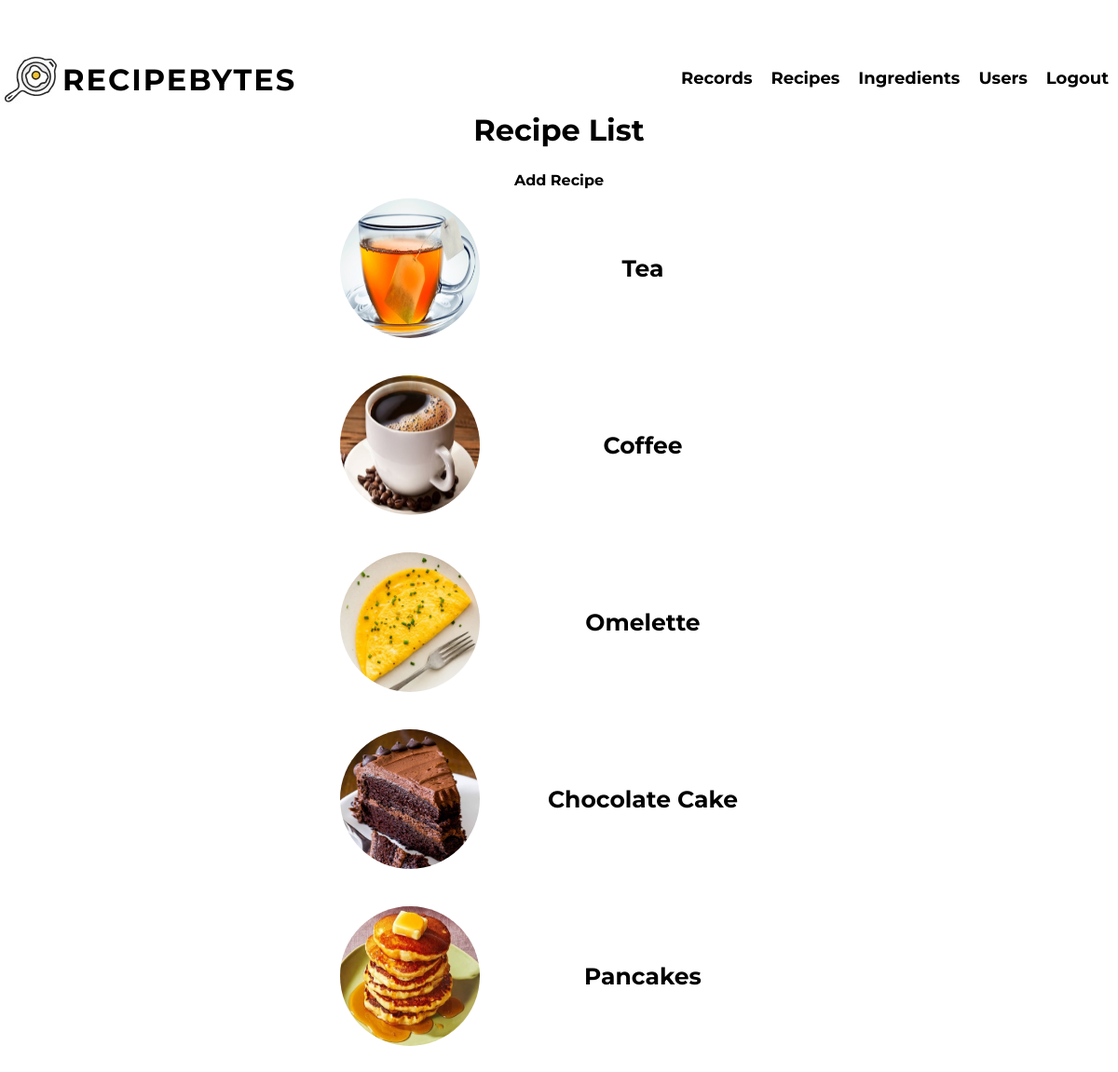
Page /recipes/ (signed in) on the committed database.
### recipes/models.py (models this page shows, shortened)
class Recipe(models.Model):
    name=models.CharField(max_length=120)
    ingredients=models.ManyToManyField(Ingredient)
    cooking_time=models.PositiveIntegerField(help_text='in minutes')
    difficulty= models.CharField(max_length=12, choices=difficulty_choices, default='easy')
    pic=models.ImageField(upload_to='recipes', default='no_picture.jpg')
    def get_absolute_url(self):
        return reverse ('recipes:detail', kwargs={'pk': self.pk})

### recipes/views.py (the view)
# urls.py: path('recipes/', RecipeListView.as_view(), name='list'),
class RecipeListView(LoginRequiredMixin, ListView):
   model = Recipe
   template_name = 'recipes/list.html'

### recipes/templates/recipes/list.html (shortened to what this page needs)
{% load static %}
<!DOCTYPE html>
<html>
  <link rel="stylesheet" href="{% static 'recipes/css/list.css' %}" />
  <div class="recipes">
    <div class="header">
      <a href="{% url 'recipes:home' %}" class="header_logo">
        <img src="{% static 'recipes/images/icon.jpg' %}" alt="logo" />
        RECIPEBYTES</a
      >
      <nav>
        <a href="{% url 'recipes:records' %}">
          <div class="header_option" href="">Records</div>
        </a>
        <a href="{% url 'recipes:list' %}">
          <div class="header_option" href="">Recipes</div>
        </a>
        <a href="{% url 'ingredients:list' %}">
          <div class="header_option" href="">Ingredients</div>
        </a>
        <a href="{% url 'users:list' %}">
          <div class="header_option" href="">Users</div>
        </a>
        <a href="{% url 'logout' %}">
          <div class="header_option" href="">Logout</div>
        </a>
      </nav>
    </div>
    <h1 class="recipes_title">Recipe List</h1>
    <a href="{% url 'recipes:add_recipe' %}">
      <div class="add">Add Recipe</div>
    </a>
    {% for object in object_list %}
    <a href="{{object.get_absolute_url}}">
      <div class="recipes_option">
        <div class="recipes_optionImage">
          <img src="{{object.pic.url}}" />
        </div>
        <div class="recipes_optionName">{{object.name}}</div>
      </div></a
    >
    {% endfor %}
  </div>
</html>

### recipes/static/recipes/css/list.css (style rules this page uses)
* { margin: 0; padding: 0; box-sizing: border-box; }
:root { font-family: "Montserrat", sans-serif; color: black; font-size: 16px; font-weight: 700; text-decoration: none; }
a, a:hover, a:visited { color: inherit; font-weight: 700; text-decoration: none; cursor: pointer; }
.recipes { display: flex; flex-direction: column; align-items: center; width: 100%; max-width: 1230px; padding: 50px 0; height: max-content; }
.recipes_title { margin-bottom: 25px; }
.recipes_option { display: flex; width: 50%; min-width: 500px; border-radius: 25px; }
.recipes_option { margin-bottom: 20px; }
.recipes_optionImage { display: flex; justify-content: center; align-items: center; flex: 1; padding: 10px; }
.recipes_optionImage > img { width: 150px; height: 150px; border-radius: 75px; }
.recipes_optionName { display: flex; justify-content: center; align-items: center; flex: 2; font-size: 25px; }
nav { display: flex; flex-direction: row; height: 100%; }
.header { width: 100%; height: 70px; display: flex; justify-content: center; align-items: center; justify-content: space-between; }
.header_logo { display: flex; justify-content: center; align-items: center; font-size: 32px; letter-spacing: 2px; height: 100%; }
.header_option { display: flex; justify-content: center; align-items: center; font-size: 18px; height: 100%; width: fit-content; border-bottom: solid 3px transparent; padding: 0 10px; }

### rows in the picture
Recipe: pic (picture), name "Tea"
Recipe: pic (picture), name "Coffee"
Recipe: pic (picture), name "Omelette"
Recipe: pic (picture), name "Chocolate Cake"
Recipe: pic (picture), name "Pancakes"
